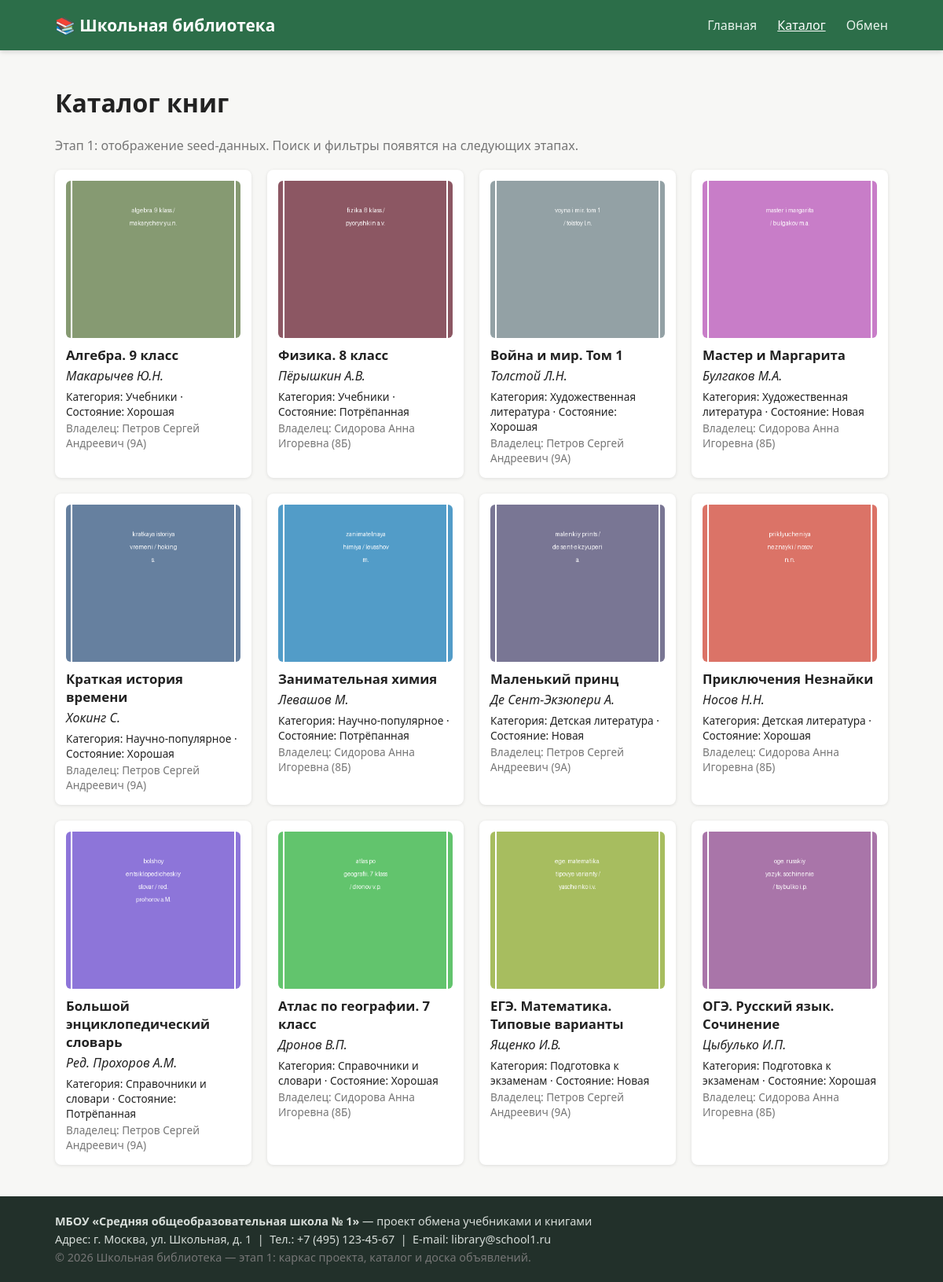
Page /catalog/ on the committed database.
### catalog/models.py (models this page shows, shortened)
class Book(models.Model):
    class Condition(models.TextChoices):
        NEW = "new", "Новая"
        GOOD = "good", "Хорошая"
        FAIR = "fair", "Потрёпанная"
    title = models.CharField("Название", max_length=200)
    author = models.CharField("Автор", max_length=200)
    category = models.ForeignKey(
        Category,
        verbose_name="Категория",
        on_delete=models.PROTECT,
        related_name="books",
    )
    cover = models.ImageField("Обложка", upload_to="covers/", blank=True, null=True)
    description = models.TextField("Краткое описание", blank=True)
    condition = models.CharField(
        "Состояние", max_length=10, choices=Condition.choices, default=Condition.GOOD
    )
    owner = models.ForeignKey(
        User,
        verbose_name="Владелец",
        on_delete=models.CASCADE,
        related_name="books",
    )
    is_available = models.BooleanField("Доступна для обмена", default=True)
    created_at = models.DateTimeField("Дата добавления", auto_now_add=True)
    class Meta:
        db_table = "books"
        verbose_name = "Книга"
        verbose_name_plural = "Книги"

class Category(models.Model):
    name = models.CharField("Название", max_length=100, unique=True)
    description = models.TextField("Описание", blank=True)
    class Meta:
        db_table = "categories"
        verbose_name = "Категория"
        verbose_name_plural = "Категории"

class User(models.Model):
    class Role(models.TextChoices):
        STUDENT = "student", "Ученик"
        ADMIN = "admin", "Администратор"
    username = models.CharField("Логин", max_length=150, unique=True)
    password = models.CharField("Пароль (хеш)", max_length=128, blank=True)
    full_name = models.CharField("ФИО", max_length=200)
    email = models.EmailField("Электронная почта", blank=True)
    grade = models.CharField("Класс", max_length=20, blank=True)
    role = models.CharField(
        "Роль", max_length=20, choices=Role.choices, default=Role.STUDENT
    )
    is_active = models.BooleanField("Активен", default=True)
    created_at = models.DateTimeField("Дата регистрации", auto_now_add=True)
    class Meta:
        db_table = "users"
        verbose_name = "Пользователь"
        verbose_name_plural = "Пользователи"

### catalog/views.py (the view)
# urls.py: path("catalog/", views.catalog, name="catalog"),
def catalog(request):
    books = Book.objects.select_related("category", "owner").all()
    categories = Category.objects.all()
    context = {"books": books, "categories": categories}
    return render(request, "catalog/catalog.html", context)

### templates/catalog/catalog.html (shortened to what this page needs)
{% extends "base.html" %}
{% block content %}
<h1>Каталог книг</h1>
<p class="muted">Этап 1: отображение seed-данных. Поиск и фильтры появятся на следующих этапах.</p>
<div class="books-grid">
    {% for book in books %}
    <article class="book-card">
        {% if book.cover %}
            <img src="{{ book.cover.url }}" alt="Обложка: {{ book.title }}" class="cover">
        {% else %}
            <div class="cover cover-placeholder">Нет обложки</div>
        {% endif %}
        <h2>{{ book.title }}</h2>
        <p class="author">{{ book.author }}</p>
        <p class="meta">Категория: {{ book.category.name }} · Состояние: {{ book.get_condition_display }}</p>
        <p class="meta muted">Владелец: {{ book.owner.full_name }} ({{ book.owner.grade }})</p>
    </article>
    {% empty %}
    <p>Каталог пуст — выполните <code>python manage.py seed_demo</code>.</p>
    {% endfor %}
</div>
{% endblock %}

### templates/base.html (shortened to what this page needs)
<!DOCTYPE html>
{% load static %}
<html lang="ru">
<head>
    <link rel="stylesheet" href="{% static 'css/style.css' %}">
</head>
<body>
    <header class="site-header">
        <div class="container header-inner">
            <a href="{% url 'catalog:home' %}" class="logo">
                📚 Школьная библиотека
            </a>
            <nav class="main-nav">
                <a href="{% url 'catalog:home' %}" class="{% if request.path == '/' %}active{% endif %}">Главная</a>
                <a href="{% url 'catalog:catalog' %}" class="{% if '/catalog' in request.path %}active{% endif %}">Каталог</a>
                <a href="{% url 'exchange:exchange' %}" class="{% if '/exchange' in request.path %}active{% endif %}">Обмен</a>
            </nav>
        </div>
    </header>
    <main class="container">
        {% block content %}{% endblock %}
    </main>
    <footer class="site-footer">
        <div class="container">
            <p><strong>МБОУ «Средняя общеобразовательная школа № 1»</strong> — проект обмена учебниками и книгами</p>
            <p>Адрес: г. Москва, ул. Школьная, д. 1 &nbsp;|&nbsp; Тел.: +7 (495) 123-45-67 &nbsp;|&nbsp; E-mail: library@school1.ru</p>
            <p class="muted">© 2026 Школьная библиотека — этап 1: каркас проекта, каталог и доска объявлений.</p>
        </div>
    </footer>
</body>
</html>

### static/css/style.css (style rules this page uses)
:root { --primary: #2c6e49; --primary-dark: #1f4d34; --bg: #f7f7f5; --text: #222; --muted: #767676; }
* { box-sizing: border-box; }
body { margin: 0; font-family: "Segoe UI", Arial, sans-serif; background: var(--bg); color: var(--text); display: flex; min-height: 100vh; flex-direction: column; }
.container { max-width: 1100px; margin: 0 auto; padding: 0 20px; width: 100%; }
main.container { flex: 1; padding-top: 24px; padding-bottom: 40px; }
.site-header { background: var(--primary); color: #fff; box-shadow: 0 2px 6px rgba(0,0,0,.15); }
.header-inner { display: flex; align-items: center; justify-content: space-between; height: 64px; }
.logo { color: #fff; font-size: 1.3rem; font-weight: 700; text-decoration: none; }
.main-nav a { color: #e8f3ec; text-decoration: none; margin-left: 22px; font-weight: 500; }
.main-nav a:hover, .main-nav a.active { color: #fff; text-decoration: underline; }
.site-footer { background: #22302a; color: #d7ddd9; padding: 18px 0; font-size: .9rem; }
.site-footer p { margin: 4px 0; }
.books-grid { display: grid; grid-template-columns: repeat(auto-fill, minmax(220px, 1fr)); gap: 20px; margin-top: 20px; }
.book-card { background: #fff; border-radius: 8px; padding: 14px; box-shadow: 0 1px 4px rgba(0,0,0,.1); }
.book-card h2 { font-size: 1.05rem; margin: 10px 0 4px; }
.book-card .author { margin: 0 0 6px; font-style: italic; }
.book-card .meta { font-size: .85rem; margin: 2px 0; }
.cover { width: 100%; height: 200px; object-fit: cover; border-radius: 6px; display: block; }
.muted { color: var(--muted); }

### rows in the picture
Book: cover (picture), title "Алгебра. 9 класс", author "Макарычев Ю.Н.", category.name "Учебники", condition "Хорошая", owner.full_name "Петров Сергей Андреевич", owner.grade "9А"
Book: cover (picture), title "Физика. 8 класс", author "Пёрышкин А.В.", category.name "Учебники", condition "Потрёпанная", owner.full_name "Сидорова Анна Игоревна", owner.grade "8Б"
Book: cover (picture), title "Война и мир. Том 1", author "Толстой Л.Н.", category.name "Художественная литература", condition "Хорошая", owner.full_name "Петров Сергей Андреевич", owner.grade "9А"
Book: cover (picture), title "Мастер и Маргарита", author "Булгаков М.А.", category.name "Художественная литература", condition "Новая", owner.full_name "Сидорова Анна Игоревна", owner.grade "8Б"
Book: cover (picture), title "Краткая история времени", author "Хокинг С.", category.name "Научно-популярное", condition "Хорошая", owner.full_name "Петров Сергей Андреевич", owner.grade "9А"
Book: cover (picture), title "Занимательная химия", author "Левашов М.", category.name "Научно-популярное", condition "Потрёпанная", owner.full_name "Сидорова Анна Игоревна", owner.grade "8Б"
Book: cover (picture), title "Маленький принц", author "Де Сент-Экзюпери А.", category.name "Детская литература", condition "Новая", owner.full_name "Петров Сергей Андреевич", owner.grade "9А"
Book: cover (picture), title "Приключения Незнайки", author "Носов Н.Н.", category.name "Детская литература", condition "Хорошая", owner.full_name "Сидорова Анна Игоревна", owner.grade "8Б"
Book: cover (picture), title "Большой энциклопедический словарь", author "Ред. Прохоров А.M.", category.name "Справочники и словари", condition "Потрёпанная", owner.full_name "Петров Сергей Андреевич", owner.grade "9А"
Book: cover (picture), title "Атлас по географии. 7 класс", author "Дронов В.П.", category.name "Справочники и словари", condition "Хорошая", owner.full_name "Сидорова Анна Игоревна", owner.grade "8Б"
Book: cover (picture), title "ЕГЭ. Математика. Типовые варианты", author "Ященко И.В.", category.name "Подготовка к экзаменам", condition "Новая", owner.full_name "Петров Сергей Андреевич", owner.grade "9А"
Book: cover (picture), title "ОГЭ. Русский язык. Сочинение", author "Цыбулько И.П.", category.name "Подготовка к экзаменам", condition "Хорошая", owner.full_name "Сидорова Анна Игоревна", owner.grade "8Б"
